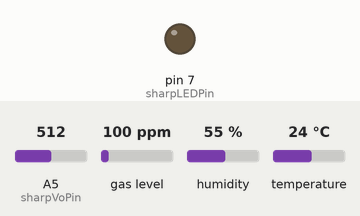
Simulated run of this sketch. Board: Arduino Uno, built with avr-gcc and run on an emulated ATmega328P. Shown: output pins drawn as LEDs (lit = HIGH). Inputs (shaded band) come from the test bench; at power-on: A5 (sharpVoPin) = 512, gas level 100 ppm, humidity 55 %, temperature 24 °C. What the sketch prints to the serial monitor is not drawn.

Above: at 0.1 s.
At 2.1 s:
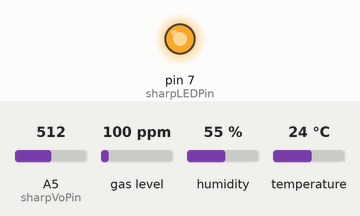
Timing chart, 0 to 37.0 s (numbered marks = the images above):
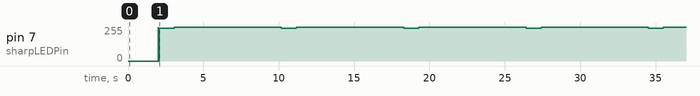

The sketch:

air_quality_monitor_cleaned.ino
```cpp
#include <MQUnifiedsensor.h> //gas sensor library
#include <DHT.h> //humidity sensor library
#include <SoftwareSerial.h> //Bluetooth library

SoftwareSerial HM19(1, 0); // RX = 2, TX = 3 // Bluetooth pin definition
String data= ""; //the string we will broadcast with Bluetooth

#define DHTPIN 11
#define DHTTYPE DHT11

DHT dht(DHTPIN, DHTTYPE);

#define USE_AVG
const int sharpLEDPin = 7;
const int sharpVoPin = A5;

// For averaging last N raw voltage readings on Dust sensor
#ifdef USE_AVG
#define N 100
static unsigned long VoRawTotal = 0;
static int VoRawCount = 0;
#endif // USE_AVG

static float Voc = 0.6;
const float K = 0.3;

#define board "Arduino UNO"
#define Voltage_Resolution 5
#define pin A0 //Analog input 0 of your arduino
#define type "MQ-135" //MQ135
#define ADC_Bit_Resolution 10 // For arduino UNO/MEGA/NANO
#define RatioMQ135CleanAir 3.6//RS / R0 = 3.6 ppm

MQUnifiedsensor MQ135(board, Voltage_Resolution, ADC_Bit_Resolution, pin, type);

void setup() {
  pinMode(sharpLEDPin, OUTPUT);
  Serial.begin(9600);
  HM19.begin(9600);

  dht.begin();

  MQ135.setRegressionMethod(1); //_PPM =  a*ratio^b
  MQ135.setA(102.2);
  MQ135.setB(-2.473);
  MQ135.init();

 //CALIBRATION OF GAS SENSOR ----- Not need to calibrate always, only if we modify the setup
  float calcR0 = 0;
  for(int i = 1; i<=10; i ++)
  {
    MQ135.update();
    calcR0 += MQ135.calibrate(RatioMQ135CleanAir);
  }
  MQ135.setR0(calcR0/10);
  delay(2000);
}

void loop() {
 readValues();
}


void readValues(){
  digitalWrite(sharpLEDPin, LOW);
  delayMicroseconds(280);
  int VoRaw = analogRead(sharpVoPin);
  digitalWrite(sharpLEDPin, HIGH);
  delayMicroseconds(9620);

  float Vo = VoRaw;
  #ifdef USE_AVG
  VoRawTotal += VoRaw;
  VoRawCount++;

  if ( VoRawCount >= N ) {
    Vo = 1.0 * VoRawTotal / N;
    VoRawCount = 0;
    VoRawTotal = 0;
  } else {
    return;
  }
  #endif // USE_AVG


  // Compute the output voltage in Volts.

  Vo = Vo / 1024.0 * 5.0;

  // Convert to Dust Density in units of ug/m3.
  float dV = Vo - Voc;
  if ( dV < 0 ) {
    dV = 0;
    Voc = Vo;
  }
  float dustDensity = dV / K * 100.0;

  data = String(dustDensity);
  measureGasses();
  }

void measureGasses(){//gas sensor measuerement

  MQ135.update();
  MQ135.setA(605.18); MQ135.setB(-3.937);
  float CO = MQ135.readSensor();

  MQ135.setA(77.255); MQ135.setB(-3.18);
  float Alcohol = MQ135.readSensor();

  MQ135.setA(110.47); MQ135.setB(-2.862);
  float CO2 = MQ135.readSensor();

  MQ135.setA(44.947); MQ135.setB(-3.445);
  float Tolueno = MQ135.readSensor();

  MQ135.setA(102.2 ); MQ135.setB(-2.473);
  float NH4 = MQ135.readSensor();

  MQ135.setA(34.668); MQ135.setB(-3.369); // Configurate the ecuation values to get Acetona concentration
  float Acetona = MQ135.readSensor(); // Sensor will read PPM concentration using the model and a and b values setted before or in the setup

  int Co2add = CO2 + 400;
  data = data + ","+String(CO) + "," + String(Alcohol) + "," + String(Co2add) + "," + String(Tolueno) + "," + String(NH4)+ "," + String(Acetona);

  delay(1000);
  measureHumidity();
  }

  void measureHumidity(){
    delay(2000);
    float h = dht.readHumidity();

    data = data + ","+String(h);

    measureTemperature();
    }

    void measureTemperature(){ //temperature sensors measurements
      delay(2000);

    float t = dht.readTemperature();

    data = data + ","+String(t);
    Serial.println(data);
    HM19.println(data);
    data = ""; //empty the string
    delay(2000);
   }
```
